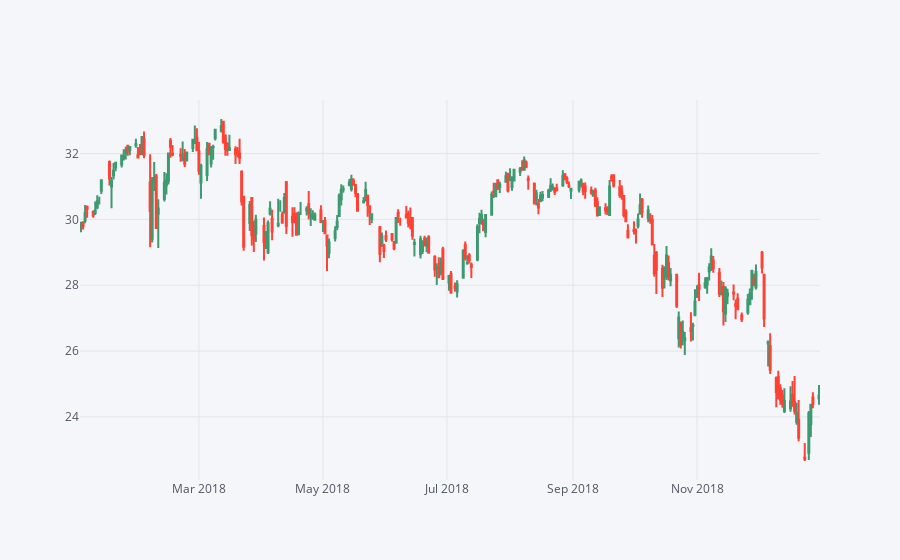

Notebook code cell kept with this figure:
### Markdown cell above
**Creating a candle plot of Bank of America's stock from Jan 1st 2018 to Jan 1st 2019.**

### Code cell
BAC[['Open', 'High', 'Low', 'Close']]['2018-01-01':'2019-01-01'].iplot(kind='candle')

### Figure 1 — Plotly figure (JSON) as saved in the notebook; plotly's stock layout.template omitted (floating-point values rounded to 4 significant figures; data arrays with more than 128 entries replaced by an {"elided": "..."} marker saying what was removed)
{"data": [{"close": {"elided": "251 float values"}, "high": {"elided": "251 float values"}, "low": {"elided": "251 float values"}, "open": {"elided": "251 float values"}, "showlegend": false, "type": "candlestick", "x": {"elided": "251 str values"}, "yaxis": "y2"}], "layout": {"legend": {"bgcolor": "#F5F6F9", "font": {"color": "#4D5663"}}, "paper_bgcolor": "#F5F6F9", "plot_bgcolor": "#F5F6F9", "title": {"font": {"color": "#4D5663"}}, "xaxis": {"gridcolor": "#E1E5ED", "rangeslider": {"visible": false}, "showgrid": true, "tickfont": {"color": "#4D5663"}, "title": {"font": {"color": "#4D5663"}, "text": ""}, "zerolinecolor": "#E1E5ED"}, "yaxis": {"gridcolor": "#E1E5ED", "showgrid": true, "showticklabels": false, "tickfont": {"color": "#4D5663"}, "title": {"font": {"color": "#4D5663"}, "text": ""}, "zerolinecolor": "#E1E5ED"}, "yaxis2": {"gridcolor": "#E1E5ED", "showgrid": true, "tickfont": {"color": "#4D5663"}, "title": {"font": {"color": "#4D5663"}, "text": ""}, "zerolinecolor": "#E1E5ED"}}}
